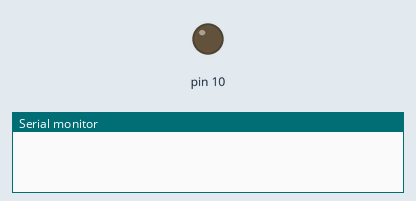
Simulated run of this sketch. Board: Arduino Uno, built with avr-gcc and run on an emulated ATmega328P. On the bench: output pins drawn as LEDs (lit = HIGH), the last lines printed to the serial monitor.

Above: at 1.1 s.
At 6.1 s:
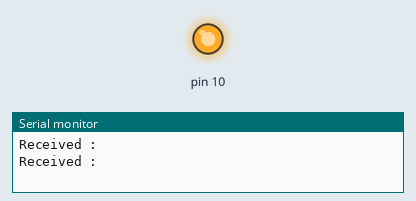
Timing chart, 0 to 7.6 s (numbered marks = the images above):
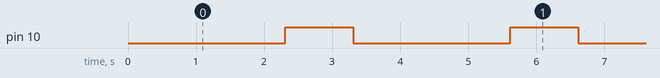

The sketch:

SPI_master_SendRec_String.ino
```cpp
#include <SPI.h>

void setup() {
  Serial.begin(115200);
   digitalWrite(SS, HIGH); // disable Slave Select
   SPI.begin();
   SPI.setClockDivider(SPI_CLOCK_DIV4);//divide the clock by 4
}

void loop() {
   char c;
   //Serial.print("");
   digitalWrite(SS, LOW); // enable Slave Select
   for (const char * p = "Temperature\r" ; c = *p; p++)
   {
      SPI.transfer(c);
      delay(10);
   }
   Serial.println();
   //digitalWrite(SS, HIGH); // disable Slave Select
   delay(2000);

    char buf [20];

  // enable Slave Select
   // digitalWrite(SS, LOW);

   for (int pos = 0; pos < sizeof (buf) - 1; pos++)
    {
    delay (10);
    buf [pos] = SPI.transfer (0);
    }

  digitalWrite(SS, HIGH);

  Serial.print ("Received : ");
  Serial.println (buf);

  delay (1000);  // 1 second delay
}
```

Measured:
- by itself, pin 10: alternates HIGH for 1.0 s and LOW for 2.3 s
